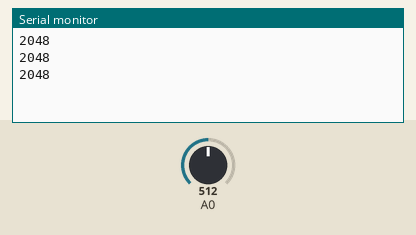
Simulated run of this sketch. Board: Arduino Due. Shown: the last lines printed to the serial monitor. The test bench sets the inputs (shaded band); at power-on: A0 = 512 (analog values on the 0–1023 scale).

Above: at 1.3 s.
1.4 s: A0 set to 716
At 1.8 s:
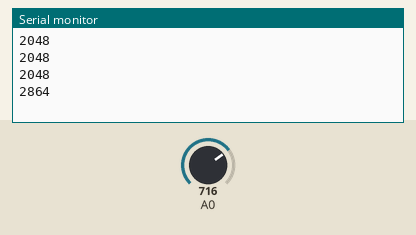
2.9 s: A0 set to 900
At 3.4 s:
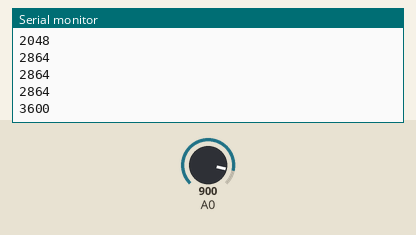
Timing chart, 0 to 5.9 s (numbered marks = the images above; inputs shaded):
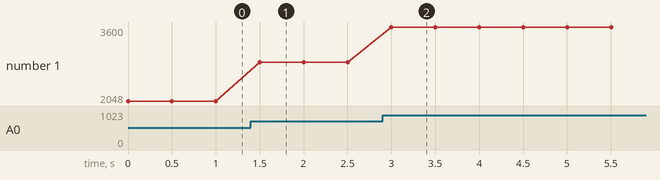

Measured:
- after the input at 1.4 s, the serial monitor: prints a new line after 0.10 s (image 1)
- after the input at 2.9 s, the serial monitor: prints a new line after 0.10 s (image 2)
- plotted number 1: 2048 → 2864 after the input at 1.4 s, 2864 → 3600 after the input at 2.9 s

The sketch:

photoRes.ino
```cpp
#include <SD.h>
#include "RTClib.h"
#define photoRes             0     // pin for the data logging shield

void setup() {
  Serial.begin(9600);
  pinMode(photoRes, INPUT);
}

void loop() {
  analogReadResolution(12);
  // Print data to serial monitor //
  Serial.print(analogRead(photoRes));
  Serial.println();

  delay(500);
}
```
